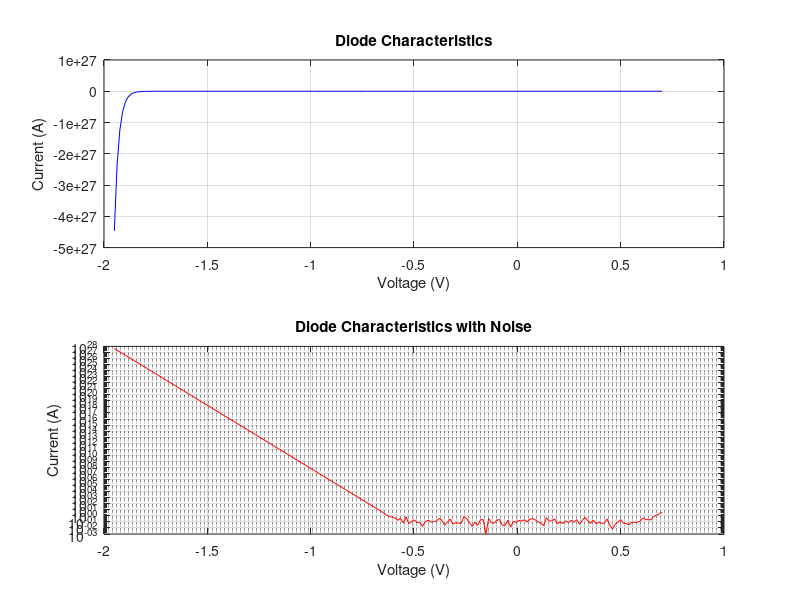
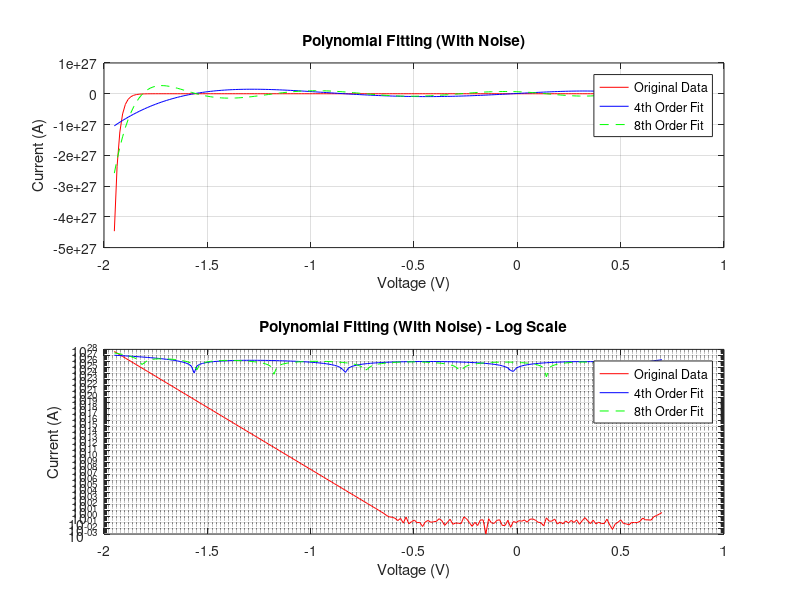

The MATLAB script that drew these images, in order: (Note: this script raises an error after producing the figures.)
% Parameters
Is = 0.01e-12;  % 0.01pA
Ib = 0.1e-12;   % 0.1pA
Vb = 1.3;       % 1.3V
Gp = 0.1;       % 0.1 Ω−1

% Create the V vector
V = linspace(-1.95, 0.7, 200);

% Create the I vector
I = Is * (exp(V*1.2 / 0.025) - 1) + Gp * V - Ib * (exp(-V*1.2 / 0.025) - 1);

% Create a second I vector with 20% random variation in the current to represent experimental noise
noise_factor = 0.2;
noise = noise_factor * randn(size(I));
I_with_noise = I + noise;

% Plot the data
figure;
subplot(2,1,1);
plot(V, I, 'b');
title('Diode Characteristics');
xlabel('Voltage (V)');
ylabel('Current (A)');
grid on;

subplot(2,1,2);
semilogy(V, abs(I_with_noise), 'r'); % Using semilogy to plot y-axis in log scale
title('Diode Characteristics with Noise');
xlabel('Voltage (V)');
ylabel('Current (A)');
grid on;

% Perform polynomial fitting

% 4th order polynomial fit
p4 = polyfit(V, I_with_noise, 4);
I_fit_4th = polyval(p4, V);

% 8th order polynomial fit
p8 = polyfit(V, I_with_noise, 8);
I_fit_8th = polyval(p8, V);

% Plot the data and polynomial fits
figure;
subplot(2,1,1);
plot(V, I_with_noise, 'r', V, I_fit_4th, 'b', V, I_fit_8th, 'g--');
title('Polynomial Fitting (With Noise)');
xlabel('Voltage (V)');
ylabel('Current (A)');
legend('Original Data', '4th Order Fit', '8th Order Fit');
grid on;

subplot(2,1,2);
semilogy(V, abs(I_with_noise), 'r', V, abs(I_fit_4th), 'b', V, abs(I_fit_8th), 'g--');
title('Polynomial Fitting (With Noise) - Log Scale');
xlabel('Voltage (V)');
ylabel('Current (A)');
legend('Original Data', '4th Order Fit', '8th Order Fit');
grid on;

% Define the fit type
fo = fittype('A.*(exp(1.2*x/25e-3)-1) + B.*x - C*(exp(1.2*(-(x+D))/25e-3)-1)');

% Create the fit object
ff_all_params = fit(V', I_with_noise', fo, 'StartPoint', [1e-12, 1e-12, 1e-12, 1.3]);

% Extract the parameters
A = ff_all_params.A;
B = ff_all_params.B;
C = ff_all_params.C;
D = ff_all_params.D;

% Generate curves
I_fit_all_params = feval(ff_all_params, V);

% Plot the original data and the fitted curve
figure;
subplot(2,1,1);
plot(V, I_with_noise, 'r', V, I_fit_all_params, 'b--');
title('Nonlinear Curve Fitting (All Parameters)');
xlabel('Voltage (V)');
ylabel('Current (A)');
legend('Original Data', 'Fitted Curve');
grid on;

subplot(2,1,2);
semilogy(V, abs(I_with_noise), 'r', V, abs(I_fit_all_params), 'b--');
title('Nonlinear Curve Fitting (All Parameters) - Log Scale');
xlabel('Voltage (V)');
ylabel('Current (A)');
legend('Original Data', 'Fitted Curve');
grid on;

% Prepare inputs and targets
inputs = V.';
targets = I_with_noise.';

% Define the size of the hidden layer
hiddenLayerSize = 10;

% Create and configure the neural network
net = fitnet(hiddenLayerSize);
net.divideParam.trainRatio = 70/100;
net.divideParam.valRatio = 15/100;
net.divideParam.testRatio = 15/100;

% Train the neural network
[net,tr] = train(net, inputs, targets);

% Obtain the outputs from the trained network
outputs = net(inputs);

% Calculate errors and performance
errors = gsubtract(outputs, targets);
performance = perform(net, targets, outputs);

% View the trained network
view(net);

% Extract the fitted current values
Inn = outputs;